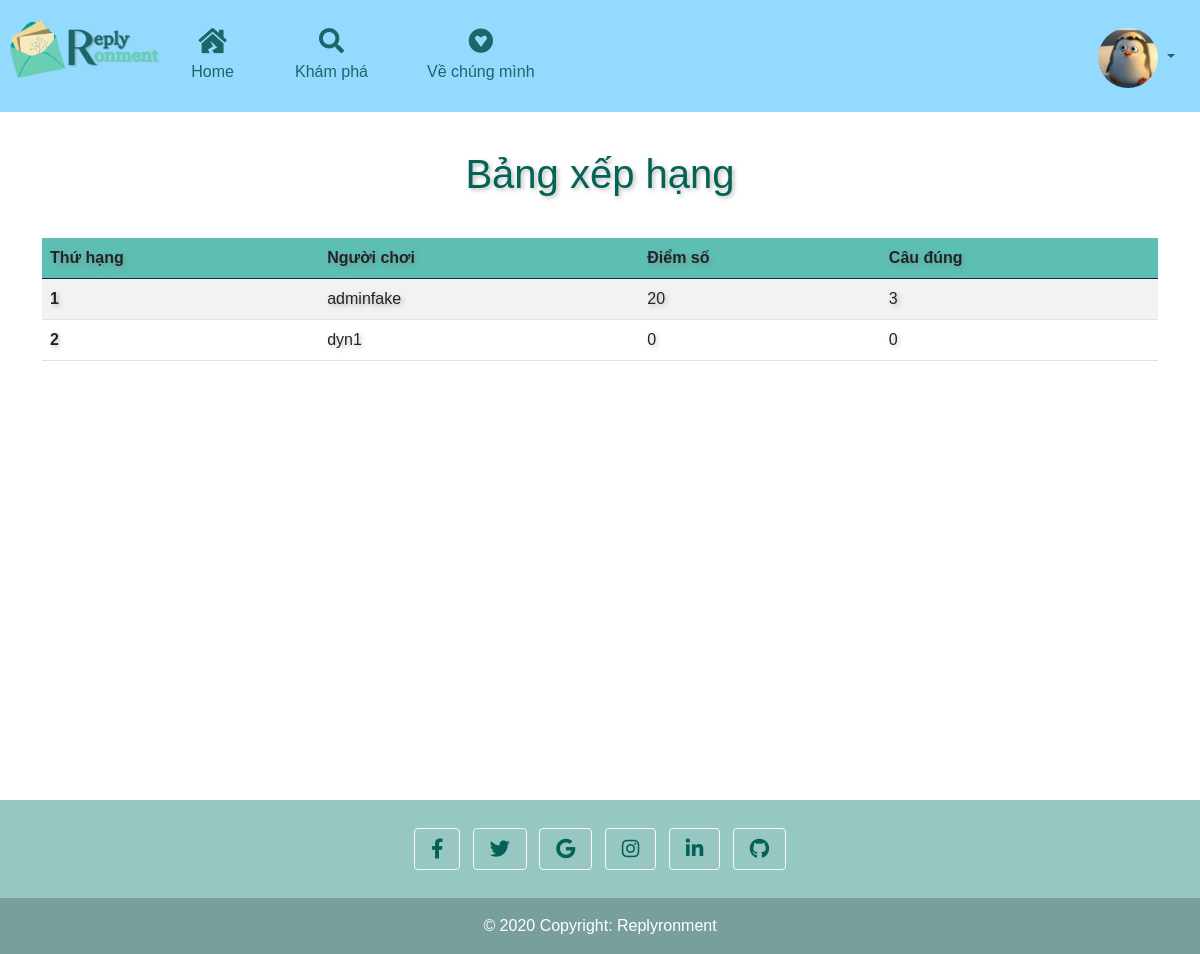
/Quiz/scoreboard (signed in), run on an earlier commit of the app's database.
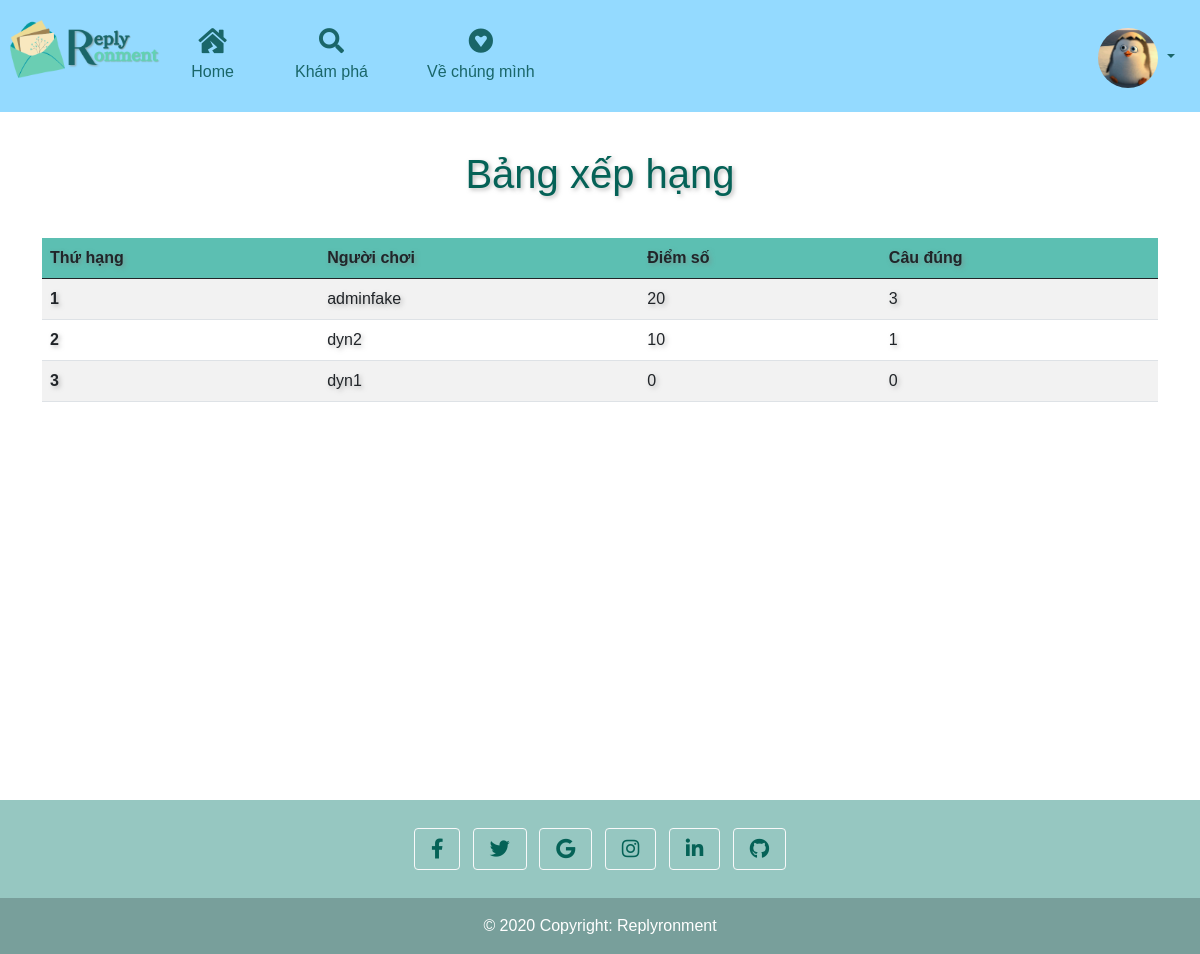
And on a later commit of the database.
### replyronment/models.py (models this page shows, shortened)
class Profile(models.Model):
    user = models.OneToOneField(User, on_delete=models.CASCADE)
    avatar = models.ImageField(default='earth.png', upload_to='profile_images')
    bio = models.TextField()
    score = models.IntegerField(default=0,validators=[MinValueValidator(0)])
    answered_ques = models.ManyToManyField('QuesModel', blank=True, related_name='Answered_Questions')
    Correct_ques = models.ManyToManyField('QuesModel', blank=True, related_name='Correct_Questions')
    Incorrect_ques = models.ManyToManyField('QuesModel', blank=True, related_name='Incorrect_Question')
    def getrank(self):
        users = Profile.objects.all().order_by('-score')
        return list(users).index(self) + 1

### replyronment/views.py (the view)
# urls.py: path('Quiz/scoreboard',views.scoreboard,name='scoreboard'),
def scoreboard(request):
    users = Profile.objects.all().order_by("-score")
    return render(request,'html/scoreboard.html',{'users':users})

### replyronment/templates/html/scoreboard.html
{% include "html/navbar.html" %} {% load static %}
<body>
    <link rel="stylesheet" href="{%  static  'css/scoreboard.css'  %}">
    <div class="scoreboard">
        <h1 class="text-center pb-4">Bảng xếp hạng</h1>
        <div class="container mt-3">
            <div class="table-responsive">
                <table class="table table-striped custom">
                    <thead class="customthead">
                        <tr>
                            <th scope="col">Thứ hạng</th>
                            <th scope="col">Người chơi</th>
                            <th scope="col">Điểm số</th>
                            <th scope="col">Câu đúng</th>
                        </tr>
                    </thead>
                    <tbody>
                        {% for u in users %}
                        <tr>
                            <th scope="row">{{u.getrank}}</th>
                            <td>{{ u.user.username }}</td>
                            <td>{{ u.score }}</td>
                            {% with u.Correct_ques.count as total %}
                            <td>{{ total }}</td>
                            {% endwith %}
                        </tr>
                        {% endfor %}
                    </tbody>
                </table>
            </div>
        </div>
    </div>
</body>
{% include "html/footer.html" %}

### replyronment/templates/html/navbar.html (shortened to what this page needs)
{% load static %}
<!DOCTYPE html>
<html lang="en">
<head>
    <link rel="stylesheet" href="https://use.fontawesome.com/releases/v5.10.2/css/all.css">
    <link rel="stylesheet" href="https://cdn.jsdelivr.net/npm/bootstrap@5.0.2/dist/css/bootstrap.min.css " rel="stylesheet ">
    <link rel="stylesheet" href="{%  static  'css/navbar.css'  %}">
</head>
<header>
    <div class="brand-logo">
        <a href="/"><img src="../../static/Images/logo.png" alt="Brand Logo"></a>
    </div>
    <nav>
        <ul class="navigation">
            <li class="left"><a href="/"><i class="fas fa-house-damage"></i> Home</a></li>
            <li class="left"><a href="/LandingPage"><i class="fas fa-search"></i> Khám phá</a></li>
            <li class="left"><a href="/Aboutus"><i class="fab fa-gratipay"></i> Về chúng mình</a></li>
            {% if user.is_authenticated %}
            <li class="dropdown">
                <a class="nav-link dropdown-toggle" href="#" id="navbarDropdownMenuLink" role="button" data-bs-toggle="dropdown" aria-expanded="false">
                    <img src="{{ user.profile.avatar.url }}" width="60" height="60" class="rounded-circle">
                </a>
            </li>
            {% else %}
            <li class="right"><a href="/register"><i class="fas fa-user-plus"></i> Đăng ký</a></li>
            <li class="right"><a href="/login"><i class="fas fa-sign-in-alt"></i> Đăng nhập</a></li>
            {% endif %}
        </ul>
    </nav>
</header>

### replyronment/templates/html/footer.html
{% load static %}
<link rel="stylesheet" href="{%  static  'css/footer.css'  %}">
<footer class="bg-dark text-center text-white" id="footer">
    <div class="container p-4 pb-0">
        <section class="mb-4">
            <a class="btn btn-outline-light btn-floating m-1" href="#!" role="button"><i class="fab fa-facebook-f"></i
        ></a>
            <a class="btn btn-outline-light btn-floating m-1" href="#!" role="button"><i class="fab fa-twitter"></i
        ></a>
            <a class="btn btn-outline-light btn-floating m-1" href="#!" role="button"><i class="fab fa-google"></i
        ></a>
            <a class="btn btn-outline-light btn-floating m-1" href="#!" role="button"><i class="fab fa-instagram"></i
        ></a>
            <a class="btn btn-outline-light btn-floating m-1" href="#!" role="button"><i class="fab fa-linkedin-in"></i
        ></a>
            <a class="btn btn-outline-light btn-floating m-1" href="#!" role="button"><i class="fab fa-github"></i
        ></a>
        </section>
    </div>
    <div class="text-center p-3" style="background-color: rgba(0, 0, 0, 0.2);">
        © 2020 Copyright:
        <a class="text-white" href="#">Replyronment</a>
    </div>
</footer>

### replyronment/static/css/navbar.css (style rules this page uses)
* { margin: 0; padding: 0; box-sizing: border-box; font-family: arial; }
body { font-family: "Noto Sans"; }
a { text-decoration: none; }
header { height: 100%; width: 100%; float: left; background: #94DAFF; padding: 0 10px; z-index: 100; }
.brand-logo { max-width: 150px; float: left; padding: 20px 0px; }
.brand-logo img { max-width: 100%; }
.navigation { z-index: 100; margin: 0px; }
.navigation .left { list-style: none; float: left; }
.navigation li a { color: #1A6669; padding: 28px 15px; text-align: center; display: block; text-decoration: none; }
.navigation li a i { width: 100%; font-size: 25px; margin-bottom: 7px; }
.navigation .dropdown { list-style: none; float: right; }
.navigation .dropdown a { padding-bottom: 5px; }

### replyronment/static/css/scoreboard.css (style rules this page uses)
.customthead tr { background: #5CBFB2 !important; }
table { font-family: "Noto Sans"; height: 100%; }
.scoreboard { padding-top: 150px; font-family: "Noto Sans"; text-shadow: 2px 2px 4px rgba(128, 128, 128, 0.5); color: #056257; height: 100vh; }

### replyronment/static/css/footer.css (style rules this page uses)
#footer { background-color: #96C7C1 !important; font-family: "Noto Sans"; }
.container.p-4.pb-0 i { border-radius: 100%; padding: 4px; }
.container.p-4.pb-0 i { color: #056257; font-size: 20px; }

What changed in the data, as far as the page shows it:
added Profile: getrank "2", user.username "dyn2", score "10", Correct_ques.count "1"
computed for Profile "dyn1": getrank "2" → "3"
